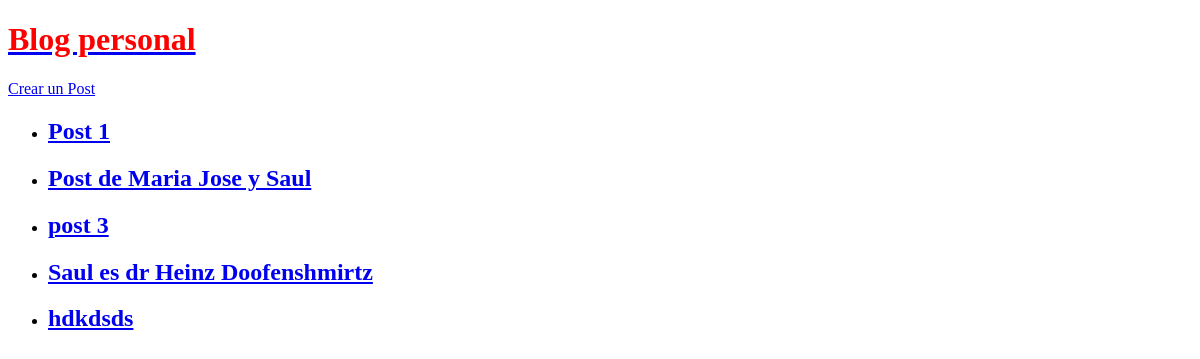
Before: / with the older database file.
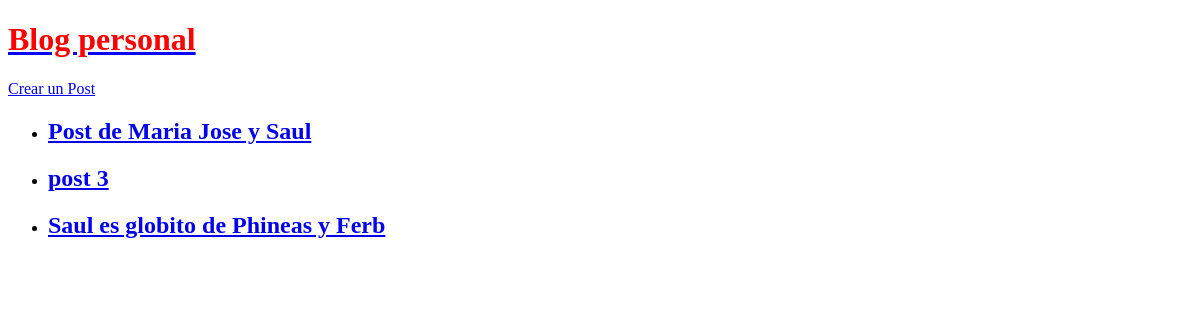
After: the same page with the newer database file.
### blogs/models.py (models this page shows, shortened)
class Post(models.Model):
    title = models.CharField(max_length=200)
    body = models.TextField()
    created_at = models.DateTimeField(auto_now_add=True)
    updated_at = models.DateTimeField(auto_now=True)
    author = models.ForeignKey(
        "auth.User",
        on_delete=models.CASCADE,
    )

### blogs/views.py (the view)
# urls.py: path("", PostListView.as_view(), name="post_list"),
class PostListView(ListView):
    model = Post
    template_name = "post_list.html"

### templates/post_list.html
{% extends '_base.html'%}
{% block content %}
    {% for publication in post_list %}
        <ul>
            <li>
                <a href="{% url 'post_detail' publication.id %}"><h2>{{ publication.title }}</h2></a>
            </li>
        </ul>
    {% endfor %}
{% endblock %}

### templates/_base.html (shortened to what this page needs)
{% load static %}
<!DOCTYPE html>
<html lang="en">
<head>
    <link rel="stylesheet" href="{% static 'base.css' %}">
    {% load static %}
</head>
<body>
    <a href="{% url 'post_list' %}"><h1>Blog personal</h1></a>
    <a href="{% url 'post_new' %}">Crear un Post</a>
    {% block content %}
    {% endblock %}
</body>
</html>

### static/base.css (style rules this page uses)
h1 { color: red; }

Changed rows visible on the page:
removed Post: title "Post 1"
removed Post: title "Saul es dr Heinz Doofenshmirtz"
removed Post: title "hdkdsds"
added Post: title "Saul es globito de Phineas y Ferb"
